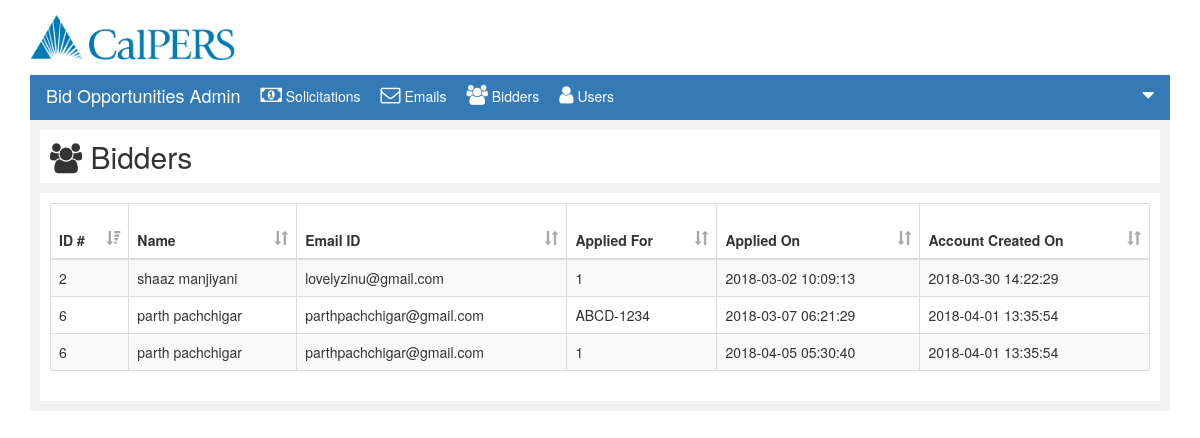
The page /bidder.php?listType=Bidders on the database its author committed.
### tables this page shows
CREATE TABLE IF NOT EXISTS `person` (
  `pid` int(11) NOT NULL AUTO_INCREMENT,
  `f_name` varchar(25) NOT NULL,
  `m_init` varchar(1) NOT NULL,
  `l_name` varchar(25) NOT NULL,
  `email` varchar(50) NOT NULL,
  `address` varchar(200) DEFAULT NULL,
  `city` varchar(25) DEFAULT NULL,
  `state` varchar(2) DEFAULT NULL,
  `zip` bigint(6) DEFAULT NULL,
  `phone` bigint(10) DEFAULT NULL,
  `fax` bigint(10) DEFAULT NULL,
  `ssn` int(10) NOT NULL,
  `password` varchar(100) NOT NULL,
  `rid` int(11) NOT NULL,
  `creationDate` datetime NOT NULL DEFAULT CURRENT_TIMESTAMP,
  `subscription_Date` datetime DEFAULT CURRENT_TIMESTAMP,
  `subscription_flag` int(1) DEFAULT '1',
  PRIMARY KEY (`pid`)
);

CREATE TABLE IF NOT EXISTS `bid_transactions` (
  `id` int(11) NOT NULL AUTO_INCREMENT,
  `bid_id` varchar(9) NOT NULL,
  `bidder_id` int(11) NOT NULL,
  `Date_submtd` datetime NOT NULL DEFAULT CURRENT_TIMESTAMP,
  `DT_Modified` datetime NOT NULL DEFAULT CURRENT_TIMESTAMP,
  `Eval_Status` varchar(50) NOT NULL DEFAULT 'Submitted',
  `Bid_Amount` int(11) NOT NULL DEFAULT '0',
  `Score` int(11) NOT NULL DEFAULT '0',
  `comments` varchar(250) NOT NULL,
  `Bidder_Status` varchar(50) NOT NULL DEFAULT 'Under Review',
  `ModifiedBy` varchar(50) DEFAULT NULL,
  PRIMARY KEY (`id`)
);

### submit.php (the view, shortened to what this page needs)
<?php
function bidderList(){
	$conn = mysqli_connect($GLOBALS['servername'], $GLOBALS['username'], $GLOBALS['password'], $GLOBALS['dbname']);
	if (!$conn) {
		die("Connection failed: " . mysqli_connect_error());
	}else{
		$sql="SELECT * FROM person p
		INNER JOIN bid_transactions bt ON p.pid = bt.bidder_id AND p.rid=2";
		$res= mysqli_query($conn,$sql);
		if(mysqli_num_rows($res)>0){
			$msg="<table id='currentstable' class='table table-striped table-bordered datatable'>
			<thead>
			<tr>
			<th onclick='sortTable(0)'> ID # <span class='glyphicon glyphicon-sort-by-attributes-alt'></span></th>
			<th onclick='sortTable(1)'> Name <span class='glyphicon glyphicon-sort'></span></th>
			<th onclick='sortTable(2)'> Email ID <span class='glyphicon glyphicon-sort'></span></th>
			<th onclick='sortTable(3)'> Applied For <span class='glyphicon glyphicon-sort'></span></th>
			<th onclick='sortTable(4)'> Applied On <span class='glyphicon glyphicon-sort'></span></th>
			<th onclick='sortTable(5)'> Account Created On <span class='glyphicon glyphicon-sort'></span></th>
			</tr>
			</thead>";
			while($row=mysqli_fetch_assoc($res)){
				$msg=$msg."<tr>
				<td>".$row["pid"]."</td>
				<td>".$row["f_name"]." ".$row["l_name"]."</td>
				<td>".$row["email"]."</td>
				<td>".$row["bid_id"]."</td>
				<td>".$row["Date_submtd"]."</td>
				<td>".$row["creationDate"]."</td>
				</tr>";
			}
			$msg=$msg."</table>";
			echo $msg;
		}
	}
}
?>

### bidder.php (shortened to what this page needs)
<!DOCTYPE html>
<html lang="en">
<head>
	<link rel="stylesheet" href="https://maxcdn.bootstrapcdn.com/bootstrap/3.3.7/css/bootstrap.min.css">
	<link rel="stylesheet" href="css/custom.css">
	<link rel="stylesheet" href="font-awesome-4.7.0/css/font-awesome.min.css">
	<link rel="stylesheet" type="text/css" href="https://cdn.datatables.net/v/dt/dt-1.10.16/datatables.min.css"/>
</head>
<body>
	<?php require_once('submit.php'); ?>
	<div id="wrapper" class="container">
		<div class="container-fluid" id="header">
			<img src="download.png" height="45">
		</div>
		<div class="container-fluid" id="heading">
			<nav class="navbar navbar-expand-lg navbar-light bg-light">
				<div class="collapse navbar-collapse" id="navbarSupportedContent">
					<ul class="navbar-nav mr-auto">
						<li class="nav-item active">
							<a class="nav-link" href="#"><h4>Bid Opportunities Admin</h4></a>
						</li>
						<li class="nav-item active">
							<a class="nav-link" href="solicitations.php"><i class="fa fa-money" aria-hidden="true"></i>	Solicitations</a>
						</li>
						<li class="nav-item">
							<a class="nav-link" href="email.php"><i class="fa fa-envelope-o" aria-hidden="true"></i> Emails</a>
						</li>
						<li class="nav-item">
							<a class="nav-link" href="bidder.php?listType=Bidders"><i class="fa fa-users" aria-hidden="true"></i> Bidders</a>
						</li>
						<li class="nav-item">
							<a class="nav-link" href="bidder.php?listType=Users"><i class="fa fa-user" aria-hidden="true"></i> Users</a>
						</li>
					</ul>
					<ul style="float: right;">
						<li class="nav-item dropdown" >
							<a class="nav-link dropdown-toggle" href="#" id="navbarDropdown" role="button" data-toggle="dropdown" aria-haspopup="true" aria-expanded="false">
								<?php echo $_SESSION["username"]; ?> <i class="fa fa-caret-down" aria-hidden="true"></i>
							</a>
						</li>
					</ul>
				</div>
			</nav>
		</div>
		<div class="container-fluid" id="solicitation">
			<div class="container-fluid" id="solicitation-header">
				<h2>
					<?php
					if(isset($_GET['listType'])){
						if($_GET['listType']=='Bidders'){
							echo "<i class='fa fa-users' aria-hidden='true'></i>	Bidders";
						}else if($_GET['listType']=='Users'){
							echo "<i class='fa fa-user' aria-hidden='true'></i>		Users";
						}
					}
					?>
				</h2>
			</div>
			<div class="container-fluid" id="solicitation-content">
				<?php
				if(isset($_GET['listType'])){
					if($_GET['listType']=='Bidders'){
						bidderList();
					}else if($_GET['listType']=='Users'){
						userList();
					}
				}
				?>
			</div>
		</div>
	</div>
</body>
</html>

### css/custom.css (style rules this page uses)
body { padding-top: 0 !important; }
#header { background: white; padding-bottom: 15px; padding-top: 15px; }
#heading { color:white; background-color: #337ab7; width:100%; padding-left: 15px; }
#heading h4 { float:left; }
#heading i { font-size: 20px; margin-left: 20px; padding-top: 9px; }
nav ul { padding: 0; list-style-type: none; }
.navbar { padding: 0; min-height: 45px; margin-bottom: 0px!important; }
.navbar-collapse { padding-left: 0; }
nav ul>li>a { color:white; }
nav a>h4 { color:white; }
.container-fluid { padding:0; }
#solicitation { background-color: rgba(241,241,241,1); padding: 10px; }
#solicitation-header { background-color: white; margin-bottom: 10px; padding: 10px; }
#solicitation-header h2 { margin:0px; float: left; }
#solicitation-content { background-color: white; padding:10px; }
#currentstable th { height:55px; background: none; }
#currentstable span { color:#a8a8a8; float: right; }

### rows shown on the page
person: pid "2", f_name "shaaz", l_name "manjiyani", email "lovelyzinu@gmail.com", creationDate "2018-03-30 14:22:29"
bid_transactions: bid "1", Date_submtd "2018-03-02 10:09:13"
person: pid "6 6", f_name "parth parth", l_name "pachchigar pachchigar", email "parthpachchigar@gmail.com parthpachchigar@gmail.com", creationDate "2018-04-01 13:35:54 2018-04-01 13:35:54"
bid_transactions: bid "ABCD-1234", Date_submtd "2018-03-07 06:21:29"
bid_transactions: bid "1", Date_submtd "2018-04-05 05:30:40"
